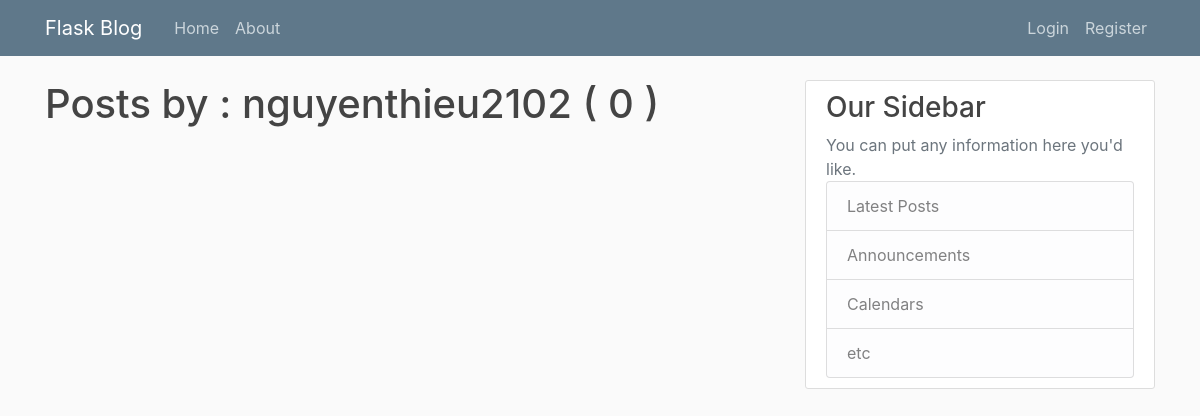
The app's page /user/nguyenthieu2102, older data.
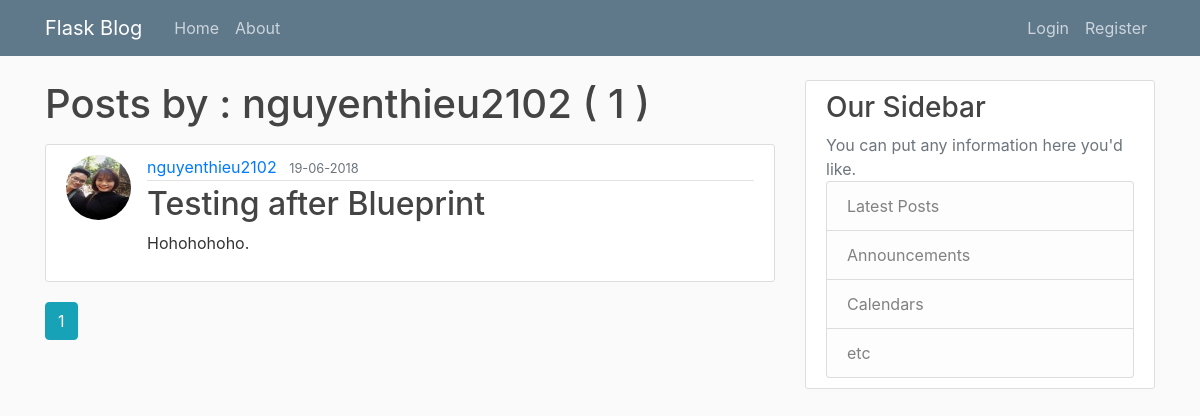
The same page, newer data.
### flaskblog/models.py (models this page shows, shortened)
class Post(db.Model):
    id = db.Column(db.Integer, primary_key=True)
    title = db.Column(db.String(120), nullable=False)
    date_posted = db.Column(db.DateTime, nullable=False, default=datetime.utcnow())
    content = db.Column(db.Text, nullable=False)
    user_id = db.Column(db.Integer, db.ForeignKey("user.id"), nullable=False)

class User(db.Model, UserMixin):
    id = db.Column(db.Integer, primary_key=True)
    username = db.Column(db.String(24), unique=True, nullable=False)
    email = db.Column(db.String(120), unique=True, nullable=False)
    image_file = db.Column(db.String(20), nullable=False, default='default.jpg')
    password = db.Column(db.String(60), nullable=False)
    posts = db.relationship('Post', backref="author", lazy=True)

### flaskblog/users/routes.py (the view)
@users.route("/user/<string:username>")
def user_posts(username):
    page = request.args.get('page', 1, type=int)
    user = User.query.filter_by(username=username).first_or_404()
    posts = Post.query.filter_by(author=user)\
        .order_by(Post.date_posted.desc())\
        .paginate(page=page, per_page=5)
    return render_template("user_posts.html", posts = posts, user=user)

### flaskblog/templates/user_posts.html
{% extends "layout.html" %}
{% block content %}
<h1 class="mb-3">Posts by : {{ user.username }} ( {{ posts.total }} ) </h1>
{% for post in posts.items %}
<article class="media content-section">
    <img src="{{ url_for('static', filename='images/profile/' + post.author.image_file) }}" alt="" class="rounded-circle article-img" />
    <div class="media-body">
        <div class="article-metadata">
            <a class="mr-2" href="{{ url_for('users.user_posts', username=post.author.username) }}">{{ post.author.username }}</a>
            <small class="text-muted">{{ post.date_posted.strftime('%d-%m-%Y') }}</small>
        </div>
        <h2><a class="article-title" href="{{ url_for('posts.post', post_id=post.id) }}">{{ post.title }}</a></h2>
        <p class="article-content">{{ post.content }}</p>
    </div>
</article>
{% endfor %}
{% for page_num in posts.iter_pages(left_edge=1, right_edge=1, left_current=1, right_current=2) %}
    {% if page_num %}
        {% if posts.page == page_num %}
            <a href="{{ url_for('users.user_posts', username=user.username, page=page_num) }}" class="btn btn-info mb-4"> {{page_num}} </a>
        {% else %}
            <a href="{{ url_for('users.user_posts', username=user.username, page=page_num) }}" class="btn btn-outline-info mb-4"> {{page_num}} </a>
        {% endif %}
    {% else %}
        ...
    {% endif %}
{% endfor %}
{% endblock content %}

Row changes from the older to the newer data that the page shows:
added Post: image_file (picture), author.username "nguyenthieu2102", date_posted "19-06-2018", title "Testing after Blueprint", content "Hohohohoho."
Text that changed along with them:
{{ posts.total }}: "0" → "1"
new list line: "1"
